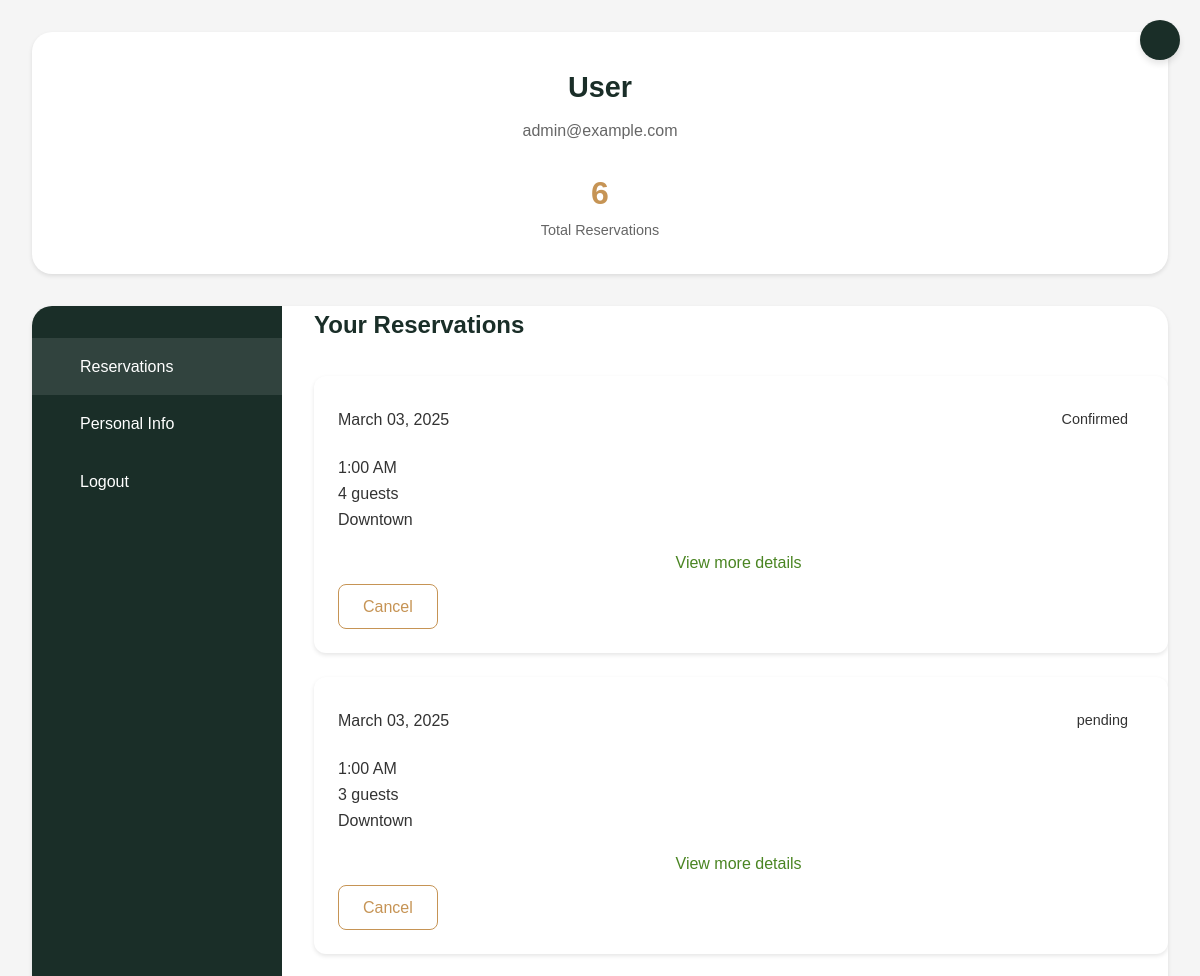
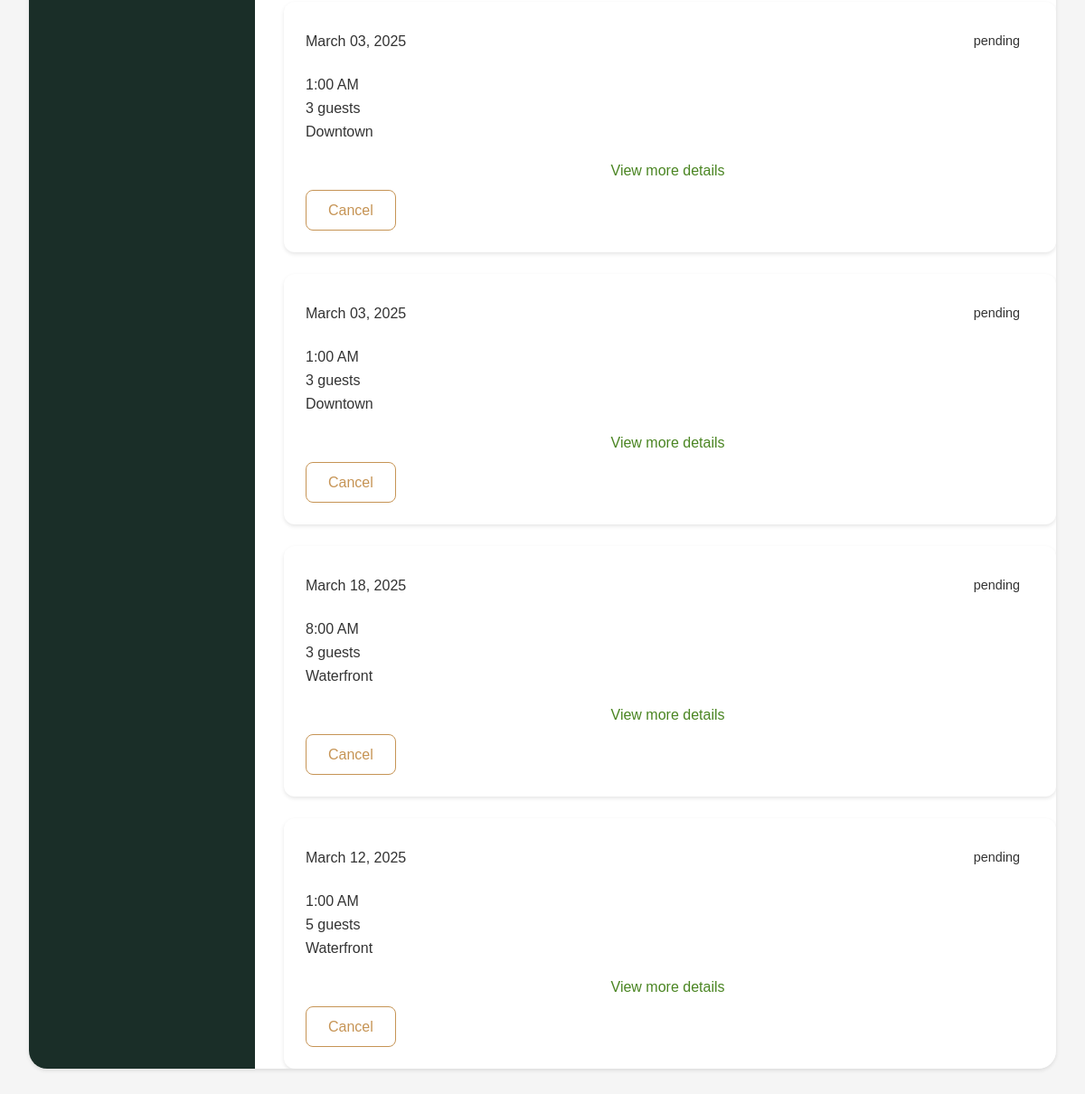
Screenshot of /profile (signed in) with the database file from the repository (2 pictures, top to bottom).
### app.py (models this page shows)
class User(UserMixin, db.Model):
    __tablename__ = "users"
    id = db.Column(db.Integer, primary_key=True)
    name = db.Column(db.String(100), nullable=False)
    email = db.Column(db.String(100), unique=True, nullable=False)
    phone = db.Column(db.String(15), unique=True, nullable=False)
    password_hash = db.Column(db.Text, nullable=False)
    role = db.Column(db.String(20), nullable=False, default="customer")
    reservations = db.relationship("Reservation", back_populates="user")
    memberships = db.relationship("Membership", back_populates="user")

class Reservation(db.Model):
    __tablename__ = "reservations"
    id = db.Column(db.Integer, primary_key=True)
    user_id = db.Column(db.Integer, db.ForeignKey("users.id"), nullable=False)
    reservation_type = db.Column(db.String(50), nullable=False)
    location_id = db.Column(db.Integer, db.ForeignKey("locations.id"), nullable=False)
    availability_id = db.Column(db.Integer, db.ForeignKey("availabilities.id"), nullable=False)
    status = db.Column(db.String(20), nullable=False, default="pending")
    created_at = db.Column(db.DateTime, nullable=False, default=func.now())
    updated_at = db.Column(db.DateTime, nullable=False, default=func.now(), onupdate=func.now())
    experience_id = db.Column(db.Integer, db.ForeignKey("experiences.id"), nullable=True)
    pairing_id = db.Column(db.Integer, db.ForeignKey("pairings.id"), nullable=True)
    event_package_id = db.Column(db.Integer, db.ForeignKey("event_packages.id"), nullable=True)
    event_add_on_id = db.Column(db.Integer, db.ForeignKey("event_add_ons.id"), nullable=True)
    dining_area_id = db.Column(db.Integer, db.ForeignKey("dining_areas.id"), nullable=True)
    user = db.relationship("User", back_populates="reservations")
    location = db.relationship("Location", back_populates="reservations")
    availability = db.relationship("Availability", back_populates="reservations")
    experience = db.relationship("Experience", back_populates="reservations", foreign_keys=[experience_id])
    pairing = db.relationship("Pairing", back_populates="reservations", foreign_keys=[pairing_id])
    event_package = db.relationship("EventPackage", back_populates="reservations", foreign_keys=[event_package_id])
    event_add_on = db.relationship("EventAddOn", back_populates="reservations", foreign_keys=[event_add_on_id])
    dining_area = db.relationship("DiningArea", back_populates="reservations", foreign_keys=[dining_area_id])
    dietary_preferences = db.relationship("DietaryPreference", back_populates="reservation")
    memberships = db.relationship("Membership", back_populates="reservation", foreign_keys="Membership.reservation_id")
    guest_info = db.relationship("GuestInfo", back_populates="reservation")
    total_price = db.Column(db.Integer, nullable=True)
    event_package_price = db.Column(db.Integer, nullable=True)
    dining_area_price = db.Column(db.Integer, nullable=True)
    experience_price = db.Column(db.Integer, nullable=True)
    add_on_price = db.Column(db.Integer, nullable=True)
    pairing_price = db.Column(db.Integer, nullable=True)

class Location(db.Model):
    __tablename__ = "locations"
    id = db.Column(db.Integer, primary_key=True)
    name = db.Column(db.String(100), nullable=False)
    address = db.Column(db.String(200), nullable=False)
    operating_hours = db.Column(db.String(50), nullable=True)
    contact_number = db.Column(db.String(15), nullable=True)
    tags1 = db.Column(db.String(50), nullable=True)
    tags2 = db.Column(db.String(50), nullable=True)
    tags3 = db.Column(db.String(50), nullable=True)
    image_url = db.Column(db.String(100), nullable=True)
    availability_status = db.Column(db.Boolean, default=True)
    reservations = db.relationship("Reservation", back_populates="location")

### app.py (the view)
@app.route('/profile', methods=['GET', 'POST'])
def profile():
    if not current_user.is_authenticated:
        return redirect(url_for('login'))
    user = User.query.get(current_user.id)
    reservations = Reservation.query.filter_by(user_id=current_user.id).all()
    status = {reservation.id: reservation.status for reservation in reservations}
    reservation_details = []
    for reservation in reservations:
        location = Location.query.get(reservation.location_id) if reservation.location_id else None
        availability = Availability.query.get(reservation.availability_id) if reservation.availability_id else None
        guest_info = reservation.guest_info[0] if reservation.guest_info else None
        package_details = {}
        if reservation.reservation_type and "standard" in reservation.reservation_type.lower():
            if reservation.dining_area_id:
                dining = DiningArea.query.get(reservation.dining_area_id)
                package_details['name'] = dining.name if dining else "Standard Dining"
                package_details['price'] = reservation.dining_area_price or 0
        elif reservation.reservation_type and "private" in reservation.reservation_type.lower():
            if reservation.event_package_id:
                package = EventPackage.query.get(reservation.event_package_id)
                package_details['name'] = package.name if package else "Private Event"
                package_details['price'] = reservation.event_package_price or 0
        elif reservation.reservation_type and ("chef" in reservation.reservation_type.lower() or "table" in reservation.reservation_type.lower()):
            if reservation.experience_id:
                exp = Experience.query.get(reservation.experience_id)
                package_details['name'] = exp.name if exp else "Chef's Table"
                package_details['price'] = reservation.experience_price or 0
            if reservation.event_add_on_id:
                addon = EventAddOn.query.get(reservation.event_add_on_id)
                package_details['addon'] = addon.name if addon else "Add-on"
                package_details['addon_price'] = reservation.add_on_price or 0
        dietary_prefs = [pref.preference for pref in reservation.dietary_preferences] if hasattr(reservation, 'dietary_preferences') else []
        formatted_date = availability.date.strftime('%B %d, %Y') if availability and hasattr(availability, 'date') else "Not specified"
        formatted_time = availability.formatted_start_time if availability and hasattr(availability, 'formatted_start_time') else "Not specified"
        details = {
            'id': reservation.id,
            'location': location.name if location else "Not specified",
            'date': formatted_date,
            'time': formatted_time,
            'type': reservation.reservation_type or "Standard Reservation",
            'guests': guest_info.numberofguests if guest_info else "Not specified",
            'status': reservation.status or "Pending",
            'total_price': reservation.total_price or 0,
            'package': package_details.get('name', 'None'),
            'package_price': package_details.get('price', 0),
            'dietary_preferences': ', '.join(dietary_prefs) if dietary_prefs else "None",
            'special_requests': guest_info.specialrequests if guest_info and hasattr(guest_info, 'specialrequests') else "None"
        }
        if 'addon' in package_details:
            details['addon'] = package_details['addon']
            details['addon_price'] = package_details.get('addon_price', 0)
        reservation_details.append(details)
    if request.method == 'POST':
        pass
    return render_template('profile.html', user=user, reservations=reservation_details , status=status )

### app.py (called while the page is built)
@login.user_loader
def load_user(user_id):
    print("Loading user with ID:", user_id)
    return User.query.get(int(user_id))

    @property
    def formatted_start_time(self):
        return self.start_time.strftime("%I:%M %p").lstrip("0")

### templates/profile.html (shortened to what this page needs)
<!DOCTYPE html>
<html lang="en">
<head>
    <link rel="stylesheet" href="{{ url_for('static', filename='profile.css') }}">
</head>
<body>
    <a href="{{ url_for('home') }}" class="close-btn"></a>
    <div class="profile-container">
        <div class="profile-header">
            <div class="profile-info">
                <h1 class="profile-name">{{ user.fullname if user.fullname else 'User' }}</h1>
                <p class="profile-email">{{ user.email }}</p>
                <div class="profile-stats">
                    <div class="stat-item">
                        <div class="stat-number">{{ reservations|length }}</div>
                        <div class="stat-label">Total Reservations</div>
                    </div>
                </div>
            </div>
        </div>
        <div class="profile-content">
            <div class="profile-sidebar">
                <ul class="sidebar-menu">
                    <li>
                        <a href="#" data-tab="reservations" class="active">
                            <span class="menu-text">Reservations</span>
                        </a>
                    </li>
                    <li>
                        <a href="#" data-tab="personal-info">
                            <span class="menu-text">Personal Info</span>
                        </a>
                    </li>
                    <li>
                        <a href="#" data-tab="logout">
                            <span class="menu-text">Logout</span>
                        </a>
                    </li>
                </ul>
            </div>
            <div class="tab-contents">
                <div class="tab-content active" id="reservations">
                    <h2 class="section-title">Your Reservations</h2>
                    <div class="reservations-grid">
                        {% for reservation in reservations %}
                        <div class="reservation-card" id="reservation-{{ reservation.id }}">
                            <div class="reservation-header">
                                <div class="reservation-date">{{ reservation.date }}</div>
                                <span class="reservation-status status-{{ reservation.status|lower }}">{{ reservation.status }}</span>
                            </div>
                            <div class="reservation-details">
                                <div class="detail-item">
                                    <span>{{ reservation.time }}</span>
                                </div>
                                <div class="detail-item">
                                    <span>{{ reservation.guests }} guests</span>
                                </div>
                                <div class="detail-item">
                                    <span>{{ reservation.location }}</span>
                                </div>
                            </div>
                            <div class="toggle-details">
                                <span>View more details</span>
                            </div>
                            <div class="reservation-actions">
                                <button class="action-btn btn-secondary" disabled>Cancel</button>
                            </div>
                        </div>
                        {% endfor %}
                    </div>
                </div>
            </div>
        </div>
    </div>
</body>
</html>

### static/profile.css (style rules this page uses)
:root { --color-primary: #1a2e28; --color-accent: #c69455; --color-background: #f5f5f5; --color-text: #333333; --color-text-light: #666666; --color-border: #dddddd; --color-success: #28a745; --color-warning: #ffc107; --shadow-sm: 0 2px 4px rgba(0, 0, 0, 0.1); --shadow-md: 0 4px 6px rgba(0, 0, 0, 0.1); --radius-sm: 8px; --radius-md: 12px; --radius-lg: 20px; }
* { margin: 0; padding: 0; box-sizing: border-box; }
body { font-family: 'Arial', sans-serif; background-color: var(--color-background); color: var(--color-text); line-height: 1.6; }
.close-btn { position: fixed; top: 20px; right: 20px; width: 40px; height: 40px; background: var(--color-primary); border-radius: 50%; display: flex; align-items: center; justify-content: center; color: white; text-decoration: none; box-shadow: var(--shadow-md); z-index: 1000; transition: transform 0.3s ease; }
.profile-container { max-width: 1200px; margin: 0 auto; padding: 2rem; }
.profile-header { background: white; padding: 2rem; border-radius: var(--radius-lg); margin-bottom: 2rem; box-shadow: var(--shadow-sm); text-align: center; }
.profile-name { font-size: 1.8rem; color: var(--color-primary); margin-bottom: 0.5rem; }
.profile-email { color: var(--color-text-light); margin-bottom: 1.5rem; }
.profile-stats { display: flex; justify-content: center; }
.stat-item { text-align: center; }
.stat-number { font-size: 2rem; font-weight: bold; color: var(--color-accent); }
.stat-label { color: var(--color-text-light); font-size: 0.9rem; }
.profile-content { display: grid; grid-template-columns: 250px 1fr; gap: 2rem; background: white; border-radius: var(--radius-lg); overflow: hidden; box-shadow: var(--shadow-sm); }
.profile-sidebar { background: var(--color-primary); padding: 2rem 0; }
.sidebar-menu { list-style: none; }
.sidebar-menu a { display: flex; align-items: center; padding: 1rem 2rem; color: white; text-decoration: none; transition: background-color 0.3s ease; gap: 1rem; }
.sidebar-menu a:hover, .sidebar-menu a.active { background: rgba(255, 255, 255, 0.1); }
.section-title { color: var(--color-primary); margin-bottom: 2rem; font-size: 1.5rem; }
.reservations-grid { display: grid; gap: 1.5rem; }
.reservation-card { background: white; border-radius: var(--radius-md); padding: 1.5rem; box-shadow: var(--shadow-sm); }
.reservation-header { display: flex; justify-content: space-between; align-items: center; margin-bottom: 1rem; }
.reservation-status { padding: 0.5rem 1rem; border-radius: var(--radius-sm); font-size: 0.9rem; }
.btn-primary, .btn-secondary { padding: 0.8rem 1.5rem; border-radius: var(--radius-sm); font-size: 1rem; cursor: pointer; transition: all 0.3s ease; }
.btn-secondary { background: transparent; color: var(--color-accent); border: 1px solid var(--color-accent); }
.tab-content { display: none; }
.tab-content.active { display: block; }

### templates/profile.html (style rules this page uses)
.reservation-card { transition: all 0.3s ease; cursor: pointer; overflow: hidden; }
.toggle-details { color: #4a8522; display: flex; align-items: center; justify-content: center; padding: 8px; margin-top: 10px; font-weight: 500; transition: all 0.3s ease; }

### rows the page displays
User: email "admin@example.com"
Reservation: status "Confirmed"
Location: location "Downtown" "Downtown" "Downtown" "Downtown"
Reservation: status "pending"
Reservation: status "pending"
Reservation: status "pending"
Reservation: status "pending"
Location: location "Waterfront" "Waterfront"
Reservation: status "pending"

### other values shown
{{ user.fullname if user.fullname else 'User' }} "User"
{{ reservations|length }} "6"
{{ reservation.date }} "March 03, 2025" "March 03, 2025" "March 03, 2025" "March 03, 2025" "March 18, 2025" "March 12, 2025"
{{ reservation.time }} "1:00 AM" "1:00 AM" "1:00 AM" "1:00 AM" "8:00 AM" "1:00 AM"
{{ reservation.guests }} "4" "3" "3" "3" "3" "5"
